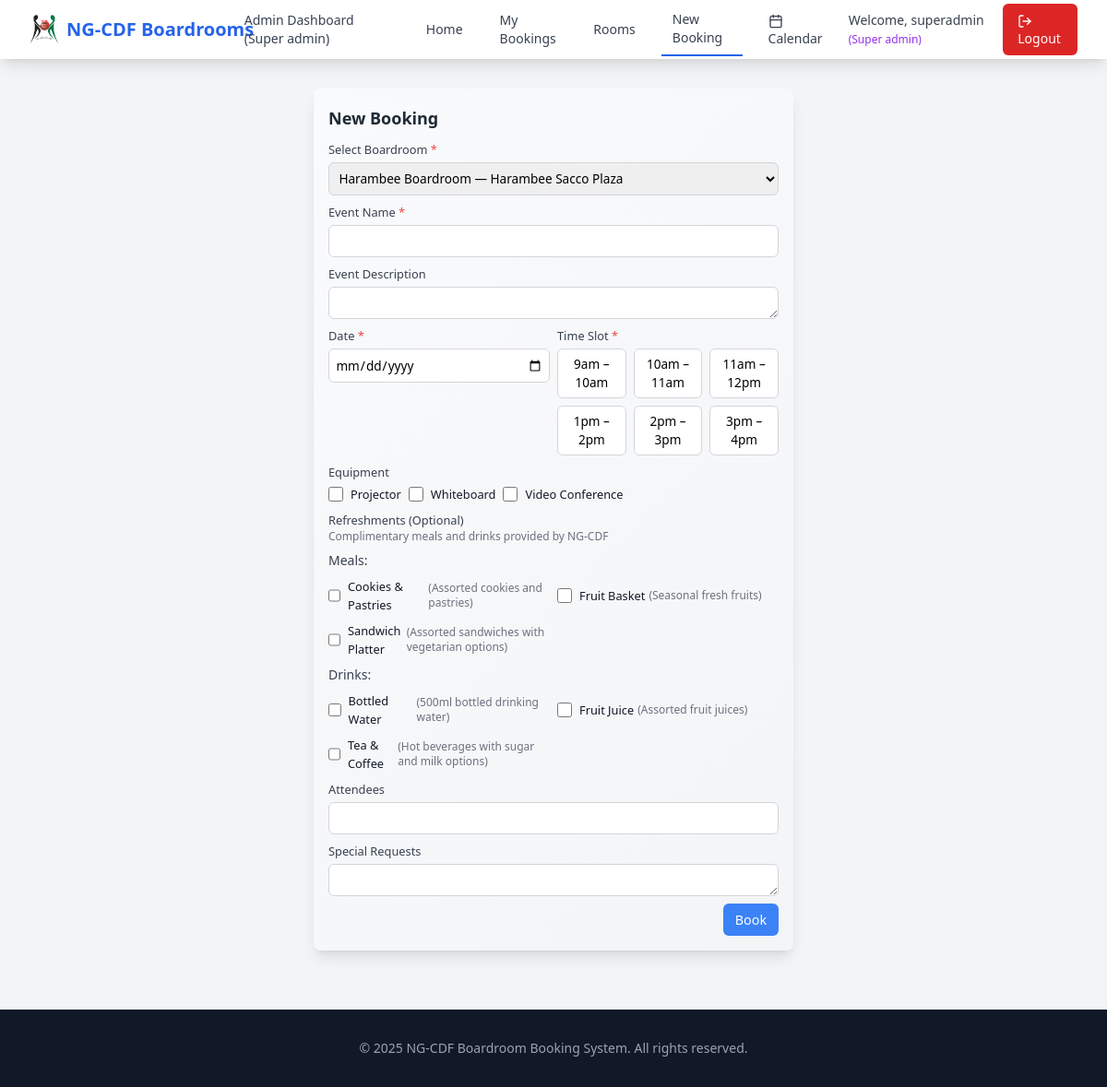
Page /booking.php?room_id=1 (signed in) on the committed database.
### tables this page shows
CREATE TABLE meals_drinks (
    id INT AUTO_INCREMENT PRIMARY KEY,
    name VARCHAR(255) NOT NULL,
    category ENUM('meal', 'drink') NOT NULL,
    description TEXT,
    price DECIMAL(10,2) DEFAULT 0.00,
    available BOOLEAN DEFAULT TRUE,
    image_url VARCHAR(500),
    created_by INT NOT NULL,
    created_at TIMESTAMP DEFAULT CURRENT_TIMESTAMP,
    updated_at TIMESTAMP DEFAULT CURRENT_TIMESTAMP ON UPDATE CURRENT_TIMESTAMP,
    FOREIGN KEY (created_by) REFERENCES users(id)
);

### booking.php (the view, shortened to what this page needs)
<?php
include 'db_connect.php';
$room_id = isset($_GET['room_id']) ? intval($_GET['room_id']) : 0;
$rooms = [];
$rooms_sql = "SELECT * FROM rooms WHERE is_active = 1";
$rooms_result = $conn->query($rooms_sql);
if ($rooms_result->num_rows > 0) {
    while($room = $rooms_result->fetch_assoc()) {
        $rooms[] = $room;
    }
}
$available_items = [];
$items_sql = "SELECT * FROM meals_drinks WHERE available = 1 ORDER BY category, name";
$items_result = $conn->query($items_sql);
if ($items_result->num_rows > 0) {
    while($item = $items_result->fetch_assoc()) {
        $available_items[] = $item;
    }
}
?>
<!DOCTYPE html>
<html lang="en">
<head>
    <script src="https://cdn.tailwindcss.com"></script>
    <link href="https://unpkg.com/aos@2.3.1/dist/aos.css" rel="stylesheet">
</head>
<body class="bg-gray-100">
    <?php include 'navbar.php'; ?>
    <main class="container mx-auto px-4 py-6">
        <section class="booking-section rounded-lg shadow-lg" data-aos="fade-up">
            <h2 class="text-2xl font-bold text-gray-800 mb-2">New Booking</h2>
            <form action="booking.php" method="POST" class="compact-form">
                <div class="form-row">
                    <label for="room_id" class="block text-sm font-medium text-gray-700 required-field">Select Boardroom</label>
                    <select id="room_id" name="room_id" required class="form-input mt-1 block w-full">
                        <?php foreach ($rooms as $room): ?>
                            <option value="<?= $room['id'] ?>" <?= $room_id == $room['id'] ? 'selected' : '' ?>>
                                <?= htmlspecialchars($room['name'], ENT_QUOTES, 'UTF-8') ?> — <?= htmlspecialchars($room['location']) ?>
                            </option>
                        <?php endforeach; ?>
                    </select>
                </div>
                <div class="form-row">
                    <label for="event-name" class="block text-sm font-medium text-gray-700 required-field">Event Name</label>
                    <input type="text" id="event-name" name="event-name" required class="form-input mt-1 block w-full">
                </div>
                <div class="form-row">
                    <label for="event-description" class="block text-sm font-medium text-gray-700">Event Description</label>
                    <textarea id="event-description" name="event-description" rows="1" class="form-input mt-1 block w-full"></textarea>
                </div>
                <div class="grid grid-cols-1 md:grid-cols-2 gap-2">
                    <div class="form-row">
                        <label for="booking-date" class="block text-sm font-medium text-gray-700 required-field">Date</label>
                        <input type="date" id="booking-date" name="booking-date" min="<?= date('Y-m-d') ?>" required class="form-input mt-1 block w-full">
                    </div>
                    <div class="form-row">
                        <label for="time-slot" class="block text-sm font-medium text-gray-700 required-field">Time Slot</label>
                        <div id="time-slot-container" class="mt-1 grid grid-cols-3 gap-2"></div>
                    </div>
                </div>
                <div class="form-row">
                    <label class="block text-sm font-medium text-gray-700">Equipment</label>
                    <div class="mt-1 flex flex-wrap gap-2">
                        <label class="inline-flex items-center text-sm">
                            <input id="projector" name="equipment[]" type="checkbox" value="Projector" class="h-4 w-4 text-blue-600 border-gray-300 rounded focus:ring-blue-500">
                            <span class="ml-2 text-gray-900">Projector</span>
                        </label>
                        <label class="inline-flex items-center text-sm">
                            <input id="whiteboard" name="equipment[]" type="checkbox" value="Whiteboard" class="h-4 w-4 text-blue-600 border-gray-300 rounded focus:ring-blue-500">
                            <span class="ml-2 text-gray-900">Whiteboard</span>
                        </label>
                        <label class="inline-flex items-center text-sm">
                            <input id="video-conference" name="equipment[]" type="checkbox" value="Video Conference System" class="h-4 w-4 text-blue-600 border-gray-300 rounded focus:ring-blue-500">
                            <span class="ml-2 text-gray-900">Video Conference</span>
                        </label>
                    </div>
                </div>
                <div class="form-row">
                    <label class="block text-sm font-medium text-gray-700">Refreshments (Optional)</label>
                    <p class="text-xs text-gray-500 mb-2">Complimentary meals and drinks provided by NG-CDF</p>
                    <div class="mt-1 space-y-2">
                        <?php if (!empty($available_items)): ?>
                            <?php
                            $meals = array_filter($available_items, function($item) { return $item['category'] == 'meal'; });
                            $drinks = array_filter($available_items, function($item) { return $item['category'] == 'drink'; });
                            ?>
                            <?php if (!empty($meals)): ?>
                            <div>
                                <p class="text-sm font-medium text-gray-700 mb-2">Meals:</p>
                                <div class="grid grid-cols-1 md:grid-cols-2 gap-2">
                                    <?php foreach ($meals as $meal): ?>
                                    <label class="flex items-center text-sm">
                                        <input type="checkbox" name="refreshments[]" value="<?= $meal['name'] ?>" class="h-4 w-4 text-orange-600 border-gray-300 rounded focus:ring-orange-500">
                                        <span class="ml-2 text-gray-900"><?= htmlspecialchars($meal['name']) ?></span>
                                        <?php if (!empty($meal['description'])): ?>
                                        <span class="ml-1 text-xs text-gray-500">(<?= htmlspecialchars($meal['description']) ?>)</span>
                                        <?php endif; ?>
                                    </label>
                                    <?php endforeach; ?>
                                </div>
                            </div>
                            <?php endif; ?>
                            <?php if (!empty($drinks)): ?>
                            <div>
                                <p class="text-sm font-medium text-gray-700 mb-2">Drinks:</p>
                                <div class="grid grid-cols-1 md:grid-cols-2 gap-2">
                                    <?php foreach ($drinks as $drink): ?>
                                    <label class="flex items-center text-sm">
                                        <input type="checkbox" name="refreshments[]" value="<?= $drink['name'] ?>" class="h-4 w-4 text-blue-600 border-gray-300 rounded focus:ring-blue-500">
                                        <span class="ml-2 text-gray-900"><?= htmlspecialchars($drink['name']) ?></span>
                                        <?php if (!empty($drink['description'])): ?>
                                        <span class="ml-1 text-xs text-gray-500">(<?= htmlspecialchars($drink['description']) ?>)</span>
                                        <?php endif; ?>
                                    </label>
                                    <?php endforeach; ?>
                                </div>
                            </div>
                            <?php endif; ?>
                        <?php else: ?>
                            <p class="text-sm text-gray-500">No refreshments currently available.</p>
                        <?php endif; ?>
                    </div>
                </div>
                <div class="form-row">
                    <label for="attendees" class="block text-sm font-medium text-gray-700">Attendees</label>
                    <input type="number" id="attendees" name="attendees" min="1" class="form-input mt-1 block w-full">
                </div>
                <div class="form-row">
                    <label for="special-requests" class="block text-sm font-medium text-gray-700">Special Requests</label>
                    <textarea id="special-requests" name="special-requests" rows="1" class="form-input mt-1 block w-full"></textarea>
                </div>
                <div class="flex justify-end mt-2">
                    <button type="submit" class="submit-button">
                        Book
                    </button>
                </div>
            </form>
        </section>
    </main>
    <footer class="bg-gray-900 text-gray-400 py-8 mt-8">
        <div class="container mx-auto px-4 text-center">
            <p class="text-gray-400 text-sm">
                &copy; 2025 NG-CDF Boardroom Booking System. All rights reserved.
            </p>
        </div>
    </footer>
</body>
</html>

### booking.php (style rules this page uses)
.booking-section { background: linear-gradient(135deg, rgba(249,250,251,0.95) 0%, rgba(243,244,246,0.95) 100%); border-radius: 0.75rem; box-shadow: 0 6px 18px rgba(0,0,0,0.06); padding: 1rem; max-width: 520px; margin: 0.5rem auto; }
.booking-section h2 { color: #1F2937; font-size: 1.125rem; margin-bottom: 0.5rem; }
.form-input { border: 1px solid #D1D5DB; border-radius: 0.375rem; padding: 0.4rem; transition: border-color 0.2s; font-size: 0.85rem; }
.submit-button { background-color: #3B82F6; color: white; padding: 0.4rem 0.8rem; border-radius: 0.375rem; transition: background-color 0.2s; font-size: 0.9rem; }
.compact-form .form-row { margin-bottom: 0.5rem; }
.compact-form label { font-size: 0.8rem; }
.required-field::after { content: " *"; color: #EF4444; }

### navbar.php (style rules this page uses)
:root { --navbar-height: 64px; }

### rows in the picture
meals_drinks: name "Cookies & Pastries", description "Assorted cookies and pastries"
meals_drinks: name "Fruit Basket", description "Seasonal fresh fruits"
meals_drinks: name "Sandwich Platter", description "Assorted sandwiches with vegetarian options"
meals_drinks: name "Bottled Water", description "500ml bottled drinking water"
meals_drinks: name "Fruit Juice", description "Assorted fruit juices"
meals_drinks: name "Tea & Coffee", description "Hot beverages with sugar and milk options"

### other values in the picture
str_replace('_', ' ', $_SESSION['admin_type']) "Super admin"
$_SESSION['username'] "superadmin"
form field room_id "Harambee Boardroom — Harambee Sacco Plaza"
